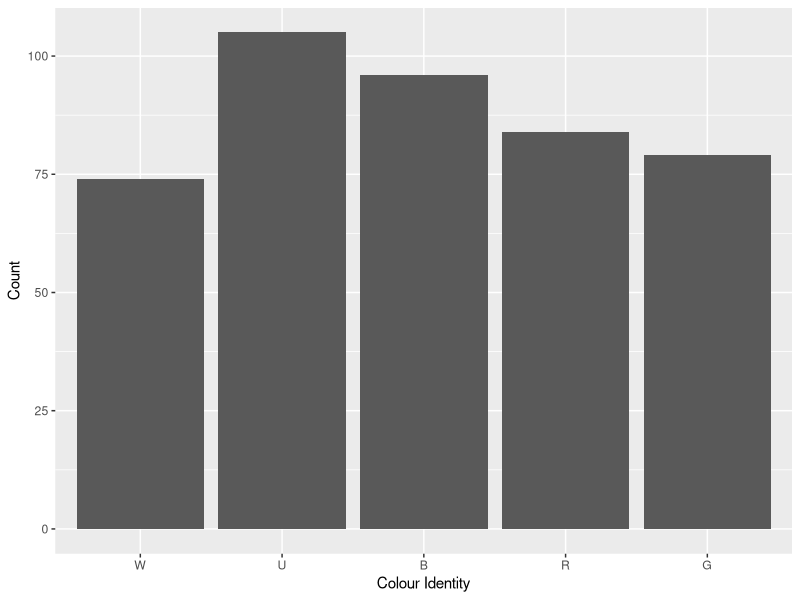
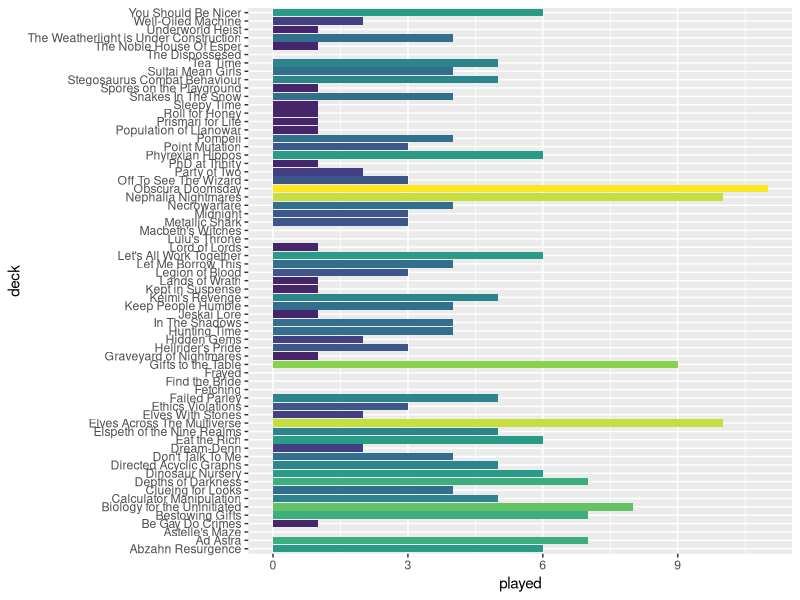
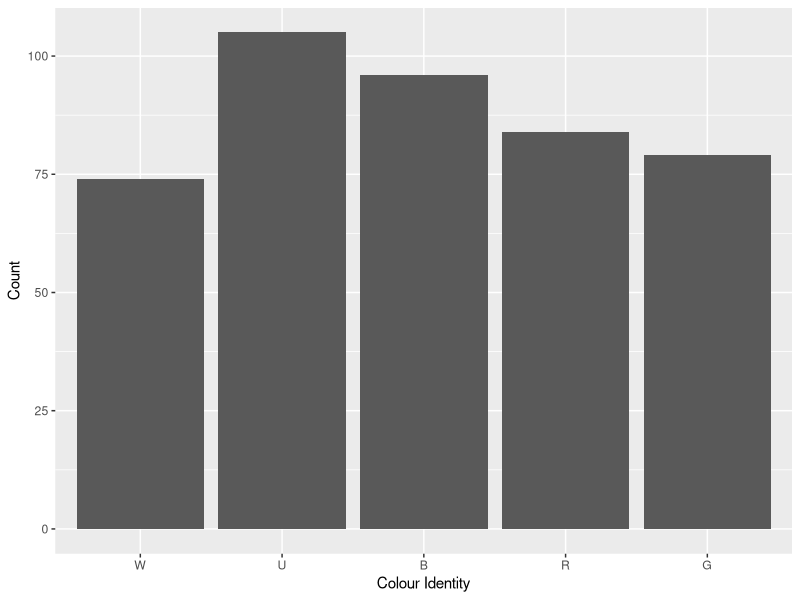
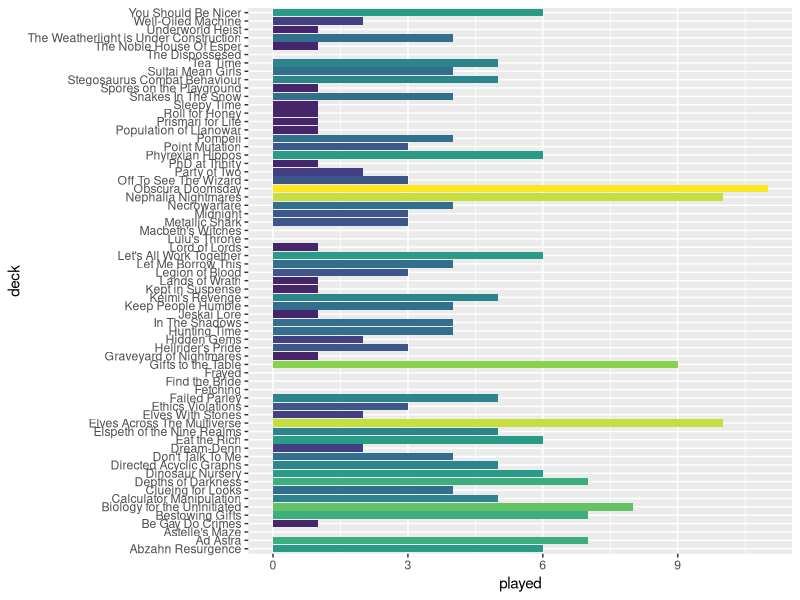

Write R code to recreate these figures, in order.
library(forcats)
library(tidyverse)
library(viridis)

decks<-data.frame(structure(list(deck=character(),commander=character(),power=factor(),played=numeric(),priority=factor(),W=logical(),U=logical(),B=logical(),R=logical(),G=logical(),artist=character())))
decks<-decks%>%#priority 7: Tournament cEDH

  add_row(deck="Metallic Shark",commander="Shabraz & Brallin",power="9",played=3,priority="7",W=F,U=T,B=T,R=T,G=F,artist="Paul Scott Canavanm,Paul Scott Canavan")%>%  
  add_row(deck="Obscura Doomsday",commander="Toluz",power="10",played=11,priority="7",W=T,U=T,B=T,R=F,G=F,artist="Donato Giancola")%>% 
  add_row(deck="Pompeii",commander="Gallia",power="9",played=4,priority="7",W=F,U=F,B=F,R=T,G=T,artist="Johannes Voss")%>% 
  add_row(deck="Sultai Mean Girls",commander="Sidisi",power="9",played=4,priority="7",W=F,U=T,B=T,R=F,G=T,artist="Karl Kopinski")%>%
  add_row(deck="The Weatherlight is Under Construction",commander="Jhoira",power="9",played=4,priority="7",W=F,U=T,B=F,R=T,G=F,artist="Lisa Heidhoff")%>%
  add_row(deck="Underworld Heist",commander="Cormela",power="9",played=1,priority="7",W=F,U=T,B=T,R=T,G=F,artist="Bram Sels")%>%# priority 6: LGS high power 
  add_row(deck="Depths of Darkness",commander="Thrasios & Reyhan",power="7",played=7,priority="6",W=F,U=T,B=T,R=F,G=T,artist="Josu Hernaiz,Chris Rallis") %>%
  add_row(deck="Nephalia Nightmares",commander="Jeleva",power="7",played=10,priority="6",W=F,U=T,B=T,R=T,G=F,artist="Cynthia Sheppard")%>% 
  # priority 5: LGS low power 
  add_row(deck="Astelle's Maze",commander="Nine-Fingers Keene",power="5",played=0,priority="5",W=F,U=T,B=T,R=F,G=T,artist="Nils Hamm")%>%
  add_row(deck="Ethics Violations",commander="Volrath",power="6",played=3,priority="5",W=F,U=T,B=T,R=F,G=T,artist="Heonhwa Choe")%>%
  add_row(deck="Failed Parley",commander="Phabine",power="5",played=5,priority="5",W=F,U=T,B=T,R=F,G=T,artist="Ryan Pancoast")%>%
  add_row(deck="Gifts to the Table",commander="Parnesse",power="6",played=9,priority="2",W=F,U=T,B=T,R=T,G=F,artist="Svetlin Velinov")%>%
  add_row(deck="Graveyard of Nightmares",commander="Beamtown Bullies",power="5",played=1,priority="5",W=F,U=F,B=T,R=T,G=T,artist="Tyler Jacobson")%>%
  add_row(deck="Hellrider's Pride",commander="Zevlor",power="5",played=3,priority="5",W=F,U=T,B=T,R=T,G=F,artist="David Rapoza")%>%
  add_row(deck="Keep People Humble",commander="Ivy",power="5",played=4,priority="5",W=F,U=T,B=F,R=F,G=T,artist="Evyn Fong") %>% 
  add_row(deck="Let Me Borrow This",commander="Yasova",power="5",played=4,priority="5",W=F,U=T,B=T,R=T,G=F,artist="Winona Nelson")%>%
  add_row(deck="Let's All Work Together",commander="Sen Triplets",power="6",played=6,priority="5",W=T,U=T,B=T,R=F,G=F,artist="Greg Staples")%>%
  add_row(deck="Party of Two",commander="Minthara",power="5",played=2,priority="5",W=T,U=F,B=T,R=F,G=F,artist="Evyn Fong")%>%
  add_row(deck="Point Mutation",commander="Otrimi",power="5",played=3,priority="5",W=T,U=T,B=F,R=F,G=T,artist="Victor Adame Minguez") %>%
  # priority 4: non-tournament cEDH 
  add_row(deck="Macbeth's Witches",commander="Jeska & Tymna",power="9",played=0,priority="4",W=T,U=F,B=T,R=T,G=F,artist="Yongjae Choi,Winona Nelson")%>% 
  add_row(deck="PhD at Trinity",commander="Marath",power="9",played=1,priority="4",W=T,U=F,B=F,R=T,G=T,artist="Tyler Jacobson")%>% 
  # priority 3: pauper 
  add_row(deck="Challenger",commander="Mr Orfeo",power="4",played=1,priority="1",W=F,U=F,B=T,R=T,G=T,artist="Daarken")%>%
  # priority 2: Casual and Proxied 
  add_row(deck="Abzahn Resurgence",commander="Daghatar",power="6",played=6,priority="2",W=T,U=F,B=T,R=F,G=T,artist="Zack Stella")%>%
  add_row(deck="Ad Astra",commander="Belbe",power="8",played=7,priority="2",W=F,U=F,B=T,R=F,G=T,artist="Igor Kieryluk")%>%
  add_row(deck="Be Gay Do Crimes",commander="Vadrik",power="5",played=1,priority="2",W=F,U=T,B=F,R=T,G=F,artist="Kieran Yanner")%>%
  add_row(deck="Bestowing Gifts",commander="Kestia",power="5",played=7,priority="2",W=F,U=T,B=F,R=F,G=T,artist="Zezhou Chen")%>%
  add_row(deck="Biology for the Uninitiated",commander="Runo",power="5",played=8,priority="2",W=F,U=T,B=T,R=F,G=F,artist="Xiaobotong")%>%  
  add_row(deck="Calculator Manipulation",commander="Obeka",power="6",played=5,priority="2",W=F,U=T,B=T,R=T,G=F,artist="Jesper Ejsing")%>% 
  add_row(deck="Clueing for Looks",commander="Amareth",power="5",played=4,priority="5",W=T,U=T,B=F,R=F,G=T,artist="Lie Setiawan")%>% 
  add_row(deck="Dinosaur Nursery",commander="Gavi",power="6",played=6,priority="2",W=T,U=T,B=F,R=T,G=F,artist="Randy Vargas")%>%  
  add_row(deck="Directed Acyclic Graphs",commander="Alesha",power="5",played=5,priority="2",W=T,U=F,B=T,R=T,G=F,artist="Winona Nelson")%>%  
  add_row(deck="Don't Talk To Me",commander="Florian",power="5",played=4,priority="2",W=F,U=F,B=T,R=T,G=F,artist="Justine Cruz")%>% 
  add_row(deck="Dream-Denn",commander="Killian with Lurrus",power="5",played=2,priority="2",W=T,U=F,B=T,R=F,G=F,artist="Ryan Pancoast,Slawomir Maniak")%>%  
  add_row(deck="Eat the Rich",commander="Silvar & Trynn",power="6",played=6,priority="2",W=T,U=F,B=T,R=T,G=F,artist="Jesper Ejsing,Jesper Ejsing")%>%
  add_row(deck="Elspeth of the Nine Realms",commander="Koll",power="7",played=5,priority="2",W=T,U=F,B=F,R=T,G=F,artist="Bram Sels")%>%  
  add_row(deck="Elves Across The Multiverse",commander="Abomination of Llanowar",power="7",played=10,priority="2",W=F,U=F,B=T,R=F,G=T,artist="Vincent Proce")%>%  
  add_row(deck="Elves With Stones",commander="Akiri & Miara",power="6",played=2,priority="2",W=T,U=F,B=T,R=T,G=F,artist="David Gaillet,Johannes Voss")%>%  
  add_row(deck="Hidden Gems",commander="Kadena",power="5",played=2,priority="2",W=F,U=T,B=T,R=F,G=T,artist="Caio Monteiro")%>%
  add_row(deck="Hunting Time",commander="Neyith",power="6",played=4,priority="2",W=F,U=F,B=F,R=T,G=T,artist="Magali Villeneuve")%>%
  add_row(deck="In The Shadows",commander="Yennett",power="5",played=4,priority="2",W=T,U=T,B=T,R=F,G=F,artist="Chris Rahn")%>%
  add_row(deck="Jeskai Lore",commander="Shu Yun",power="5",played=1,priority="2",W=T,U=T,B=F,R=T,G=F,artist="David Gaillet")%>%
  add_row(deck="Keimi's Revenge",commander="Tatsunari",power="5",played=5,priority="2",W=F,U=T,B=T,R=F,G=T,artist="Justine Cruz")%>%
  add_row(deck="Kept in Suspense",commander="Illuna",power="5",played=1,priority="2",W=F,U=T,B=F,R=T,G=T,artist="Chris Rahn")%>%
  add_row(deck="Knives Out, Yavimaya!",commander="Meria",power="5",played=1,priority="1",W=F,U=F,B=F,R=T,G=T,artist="Aurore Folny")%>%
  add_row(deck="Lands of Wrath",commander="Aurelia",power="5",played=1,priority="2",W=T,U=F,B=F,R=T,G=F,artist="Slawomir Maniak")%>%  
  add_row(deck="Legion of Blood",commander="Licia",power="6",played=3,priority="2",W=T,U=F,B=T,R=T,G=F,artist="Magali Villeneuve")%>%  
  add_row(deck="Lord of Lords",commander="Miirym",power="5",played=1,priority="2",W=F,U=T,B=F,R=T,G=T,artist="Kekai Kotaki")%>%  
  add_row(deck="Midnight",commander="Nekusar",power="5",played=3,priority="2",W=F,U=T,B=T,R=T,G=F,artist="Mark Winters")%>%
  add_row(deck="Necrowarfare",commander="Gisa and Geralf",power="5",played=4,priority="2",W=F,U=T,B=T,R=F,G=F,artist="Karla Ortiz")%>%
  add_row(deck="Off To See The Wizard",commander="Inalla",power="5",played=3,priority="2",W=F,U=T,B=T,R=T,G=F,artist="Yongjae Choi")%>%
  add_row(deck="Phyrexian Hippos",commander="Perrie with Keruga",power="6",played=6,priority="2",W=T,U=T,B=F,R=F,G=T,artist="Joshua Raphael,Dan Scott") %>%
  add_row(deck="Population of Llanowar",commander="Allenal",power="5",played=1,priority="2",W=T,U=T,B=F,R=F,G=F,artist="Carly Mazur")%>%
  add_row(deck="Prismari for Life",commander="Galazeth Prismari",power="5",played=1,priority="2",W=F,U=T,B=F,R=T,G=F,artist="Iain McCaig")%>%
  add_row(deck="Roll for Honey",commander="Xira",power="5",played=1,priority="2",W=F,U=F,B=T,R=T,G=T,artist="Mila Pesic") %>%
  add_row(deck="Snakes In The Snow",commander="Jorn",power="6",played=4,priority="2",W=F,U=T,B=T,R=F,G=T,artist="Magali Villeneuve") %>%
  add_row(deck="Spores on the Playground",commander="Tana & Keskit",power="5",played=1,priority="2",W=F,U=T,B=T,R=F,G=T,artist="Magali Villeneuve,Yongjae Choi") %>% 
  add_row(deck="Stegosaurus Combat Behaviour",commander="Kalamax",power="2",played=5,priority="2",W=F,U=T,B=F,R=T,G=T,artist="Nicholas Gregory") %>%
  add_row(deck="Tea Time",commander="Dina",power="8",played=5,priority="2",W=F,U=F,B=T,R=F,G=T,artist="Chris Rahn")%>%
  add_row(deck="The Noble House Of Esper",commander="Sydri",power="5",played=1,priority="2",W=T,U=T,B=T,R=F,G=F,artist="Therese Nielsen")%>%
  add_row(deck="Weather The Storm",commander="Trelasarra",power="5",played=0,priority="1",W=T,U=F,B=F,R=F,G=T,artist="Kieran Yanner")%>%
  add_row(deck="You Should Be Nicer",commander="Atla",power="6",played=6,priority="2",W=T,U=F,B=F,R=T,G=T,artist="Ekaterina Burmak")%>%  #priority 1: unsleeved and unfinished
  add_row(deck="Allies of the Realm",commander="Bruse & Thrasios",power="5",played=0,priority="1",W=T,U=T,B=F,R=T,G=T,artist="Anthony Palumbo,Josu Hernaiz")%>%
  add_row(deck="Amphibian Hugs",commander="Gor Muldrak",power="5",played=0,priority="1",W=F,U=T,B=F,R=F,G=T,artist="Steven Belledin")%>%
  add_row(deck="And They Were Roommates!",commander="Halana and Alena",power="5",played=0,priority="1",W=F,U=F,B=F,R=T,G=T,artist="Jason Rainville")%>%
  add_row(deck="At War",commander="Anax and Cymede",power="5",played=0,priority="1",W=T,U=F,B=F,R=T,G=F,artist="Willian Murai")%>%
  add_row(deck="Baby Bears",commander="Ruxa",power="5",played=0,priority="1",W=F,U=F,B=F,R=F,G=T,artist="Ilse Gort")%>%
  add_row(deck="Backstreet's Back",commander="Alena & Ravos",power="5",played=0,priority="1",W=T,U=F,B=T,R=T,G=F,artist="Zoltan Boros,Carmen Sinek")%>%
  add_row(deck="Bad Girl",commander="Auntie Blyte",power="5",played=0,priority="1",W=F,U=F,B=F,R=T,G=F,artist="Tatiana Kirgetova")%>%
  add_row(deck="Bad Vibes",commander="Mishra",power="5",played=0,priority="1",W=F,U=T,B=T,R=T,G=F,artist="Randy Vargas")%>%
  add_row(deck="Biggest Butts",commander="Sidar & Tevesh",power="6",played=0,priority="1",W=T,U=F,B=T,R=F,G=T,artist="Ryan Alexander Lee,Livia Prima")%>%
  add_row(deck="Bi Disasters",commander="Kamber & Laurine",power="5",played=0,priority="1",W=F,U=F,B=T,R=T,G=F,artist="Andrey Kuzinskiy,Andrey Kuzinskiy")%>%
  add_row(deck="Burnt Eart",commander="Erinis",power="5",played=0,priority="1",W=F,U=F,B=F,R=T,G=T,artist="Ioannis Fiore")%>%
  add_row(deck="Champion",commander="Mr. Orfeo",power="5",played=0,priority="1",W=F,U=F,B=T,R=T,G=T,artist="Justin Hernandez & Alexis Hernandez")%>%
  add_row(deck="Chaos for Everybody",commander="Sol'kanar",power="4",played=0,priority="1",W=F,U=T,B=T,R=T,G=F,artist="Richard Kane Ferguson")%>% 
  add_row(deck="Cloudy",commander="Vadrok",power="5",played=0,priority="1",W=T,U=T,B=F,R=T,G=F,artist="Jedruszek")%>% 
  add_row(deck="Collector's Edition",commander="Pharika",power="5",played=0,priority="1",W=F,U=F,B=T,R=F,G=T,artist="Jason A. Engle")%>% 
  add_row(deck="Council In Session",commander="Tivit",power="6",played=0,priority="1",W=T,U=T,B=T,R=F,G=F,artist="Chris Rahn")%>% 
  add_row(deck="Cull The Unworthy",commander="Tasigur",power="5",played=0,priority="1",W=F,U=T,B=T,R=F,G=T,artist="Chris Rahn")%>% 
  add_row(deck="Cursed Gold",commander="Lynde",power="4",played=0,priority="1",W=F,U=T,B=F,R=T,G=F,artist="Anna Steinbauer")%>%  
  add_row(deck="Dawnheart Graveyard",commander="Kathilda",power="5",played=0,priority="1",W=T,U=F,B=F,R=F,G=T,artist="Byran Sola")%>%
  add_row(deck="Defending Fblthp",commander="Fblthp",power="4",played=0,priority="1",W=F,U=T,B=F,R=F,G=F,artist="Jesper Ejsing")%>%
  add_row(deck="Descend into Madness",commander="Anhelo",power="4",played=0,priority="1",W=F,U=T,B=T,R=T,G=F,artist="Aurore Folny")%>%
  add_row(deck="Destiny & Chicken",commander="Khorvath & Sylvia",power="5",played=0,priority="1",W=T,U=F,B=F,R=T,G=F,artist="Carmen Sinek,Carmen Sinek")%>%
  add_row(deck="Distinguished Lesbians",commander="Beckett-Brass",power="5",played=0,priority="1",W=F,U=T,B=T,R=T,G=F,artist="Jason Rainville")%>%
  add_row(deck="Dominarian Waters",commander="Raff",power="5",played=0,priority="1",W=T,U=T,B=F,R=F,G=F,artist="Ivan Shavrin")%>% 
  add_row(deck="Doomsday Experiment",commander="Jan",power="9",played=0,priority="1",W=T,U=F,B=T,R=T,G=F,artist="Vladimir Krisetskiy")%>%
  add_row(deck="Doves & Peace",commander="Lavinia",power="9",played=0,priority="1",W=T,U=T,B=F,R=F,G=F,artist="Steven Belledin")%>% 
  add_row(deck="Drakes of Shandalar",commander="Alandra",power="5",played=0,priority="1",W=F,U=T,B=F,R=F,G=F,artist="Caroline Gariba")%>% 
  add_row(deck="Dynaheir's Honour Guard",commander="Dynaheir with Zira",power="5",played=0,priority="1",W=T,U=T,B=F,R=T,G=F,artist="Caroline Gariba,Jesper Ejsing")%>%   
  add_row(deck="Elven Garden",commander="Kianne",power="5",played=0,priority="1",W=F,U=T,B=F,R=F,G=T,artist="Ryan Pancoast")%>% 
  add_row(deck="Elvish Scavengers",commander="Nath",power="5",played=0,priority="1",W=F,U=F,B=T,R=F,G=T,artist="Kev Walker")%>% 
  add_row(deck="Exalted Glimpses",commander="Ayesha",power="5",played=0,priority="1",W=T,U=T,B=F,R=F,G=F,artist="Aurore Folny")%>%  
  add_row(deck="Exiled to Grixis",commander="Sedris",power="5",played=0,priority="1",W=F,U=T,B=T,R=T,G=F,artist="Ian Miller")%>%   
  add_row(deck="Faceless Weapons",commander="Vhal & Faceless One",power="5",played=0,priority="1",W=F,U=T,B=F,R=T,G=F,artist="David Gaillet,Gaboleps")%>% 
  add_row(deck="Fairytale Beast",commander="Uril",power="5",played=0,priority="1",W=F,U=T,B=T,R=F,G=T,artist="Jaime Jones")%>%
  add_row(deck="Field Ecology",commander="Lonis",power="6",played=0,priority="1",W=F,U=T,B=F,R=F,G=T,artist="Andrew Mar")%>%
  add_row(deck="Forest Awaken",commander="Anthousa",power="5",played=0,priority="1",W=F,U=F,B=F,R=F,G=T,artist="Howard Lyon")%>%
  add_row(deck="Friendship is Magic",commander="Tolsimir",power="5",played=0,priority="1",W=T,U=F,B=F,R=F,G=T,artist="Ryan Pancoast")%>%
  add_row(deck="Gaslight, Gatekeep, Girlboss",commander="Queen Marchesa",power="5",played=0,priority="1",W=T,U=F,B=T,R=T,G=F,artist="Peter Diamond")%>%
  add_row(deck="Gender is a Construct",commander="Alharu & Silas",power="5",played=0,priority="1",W=T,U=T,B=T,R=F,G=F,artist="Chris Rallis,Joseph Meehan")%>%
  add_row(deck="Giving Goats Away",commander="Zedruu",power="5",played=0,priority="1",W=T,U=T,B=F,R=T,G=F,artist="Mark Zug")%>%
  add_row(deck="Golem Zoology",commander="Ich-Tekik & Silas",power="5",played=0,priority="1",W=F,U=T,B=T,R=F,G=T, artist="Aleksi Briclot,Joseph Meehan")%>%
  add_row(deck="Gorm just wants to be held",commander="Virtus & Gorm",power="5",played=0,priority="1",W=F,U=F,B=T,R=F,G=T,artist="Johann Bodin,Johann Bodin")%>%
  add_row(deck="Graveyard Loops",commander="Varolz",power="5",played=0,priority="1",W=F,U=F,B=T,R=F,G=T,artist="Adam Paquette")%>%
  add_row(deck="Here Be Dragons",commander="Kykar",power="5",played=0,priority="1",W=T,U=T,B=F,R=T,G=F,artist="G-host Lee")%>%
  add_row(deck="Hush Now",commander="Kels",power="5",played=0,priority="1",W=F,U=T,B=T,R=F,G=F,artist="Magali Villeneuve")%>%
  add_row(deck="Hybrid Zone Ascendancy",commander="Rocco",power="5",played=0,priority="1",W=T,U=F,B=F,R=T,G=T,artist="Alix Branwyn")%>%
  add_row(deck="Illusions of Grandeur",commander="Tuvasa",power="5",played=0,priority="1",W=T,U=T,B=F,R=F,G=T,artist="Eric Deschamps")%>%
  add_row(deck="In a Flash",commander="Nymris",power="5",played=0,priority="1",W=F,U=T,B=T,R=F,G=F,artist="Johannes Voss")%>%
  add_row(deck="Itsy Bitsy Graveyard",commander="Ishkanah",power="5",played=0,priority="1",W=F,U=F,B=T,R=F,G=T,artist="Christine Choi")%>%
  add_row(deck="Jasmine Reads Adventures",commander="Jasmine",power="5",played=0,priority="1",W=T,U=F,B=F,R=F,G=T,artist="Bastien L. Deharme")%>%

  add_row(deck="Kithkin War",commander="Vikya",power="5",played=0,priority="1",W=T,U=F,B=F,R=T,G=F,artist="Zoltan Boros")%>%
  add_row(deck="Knights of the Shire",commander="Mazzy",power="5",played=0,priority="1",W=T,U=F,B=F,R=T,G=T,artist="Justyna Dura")%>%
  add_row(deck="Just a Glimpse",commander="Kenessos",power="5",played=0,priority="1",W=F,U=T,B=F,R=F,G=T,artist="Joshua Raphael")%>%
  add_row(deck="Leave Me Alone",commander="Xantcha",power="5",played=0,priority="1",W=F,U=F,B=T,R=T,G=0,artist="Mark Winters")%>%  
  add_row(deck="Maelstorm Angels",commander="Jenson",power="5",played=0,priority="1",W=T,U=T,B=T,R=T,G=T,artist="Livia Prima")%>%
  add_row(deck="Marine Genomics",commander="Damia",power="5",played=0,priority="1",W=F,U=T,B=T,R=F,G=T,artist="Steve Argyle")%>%
  add_row(deck="Midnight",commander="Nekusar",power="5",played=0,priority="1",W=T,U=T,B=T,R=T,G=F,artist="Mark Winters")%>%
  add_row(deck="Misery Business",commander="Queza",power="5",played=0,priority="1",W=T,U=T,B=T,R=F,G=F,artist="Julie Dillon")%>%
  add_row(deck="Necromancy in the Kitchen",commander="Colfenor",power="5",played=0,priority="1",W=F,U=T,B=T,R=F,G=T,artist="Filip Burburan")%>%
  add_row(deck="News of the Day",commander="Denry Klin",power="5",played=0,priority="1",W=T,U=T,B=F,R=F,G=F,artist="Aaron J. Riley")%>%
  add_row(deck="No Waking Up",commander="Nethroi with Kaheera",power="5",played=0,priority="1",W=T,U=F,B=T,R=F,G=T, artist="Slawomir Maniak,Ryan Pancoast")%>%
  add_row(deck="No, You Don't",commander="Merieke",power="5",played=0,priority="1",W=T,U=T,B=T,R=F,G=F,artist="Heather Hudson")%>%
  add_row(deck="Over The Hills",commander="Rubinia",power="5",played=0,priority="1",W=T,U=T,B=F,R=F,G=T,artist="Cynthia Sheppard")%>%
  add_row(deck="Painting Elves",commander="Kalain",power="5",played=0,priority="1",W=F,U=F,B=T,R=T,G=F,artist="Justine Cruz")%>%
  add_row(deck="Palaeovirology",commander="Mimeoplasm",power="5",played=0,priority="1",W=F,U=T,B=T,R=F,G=T,artist="Svetlin Velinov")%>%
  add_row(deck="Peace Amongst Dragons",commander="Phenax",power="5",played=0,priority="1",W=F,U=T,B=F,R=F,G=F,artist="Ryan Barger")%>%
  add_row(deck="Pillaging Ghosts",commander="Ramirez",power="5",played=0,priority="1",W=T,U=T,B=F,R=F,G=F,artist="Anna Steinbauer")%>%
  add_row(deck="Playing in the Snow",commander="Isu",power="5",played=0,priority="1",W=T,U=T,B=F,R=F,G=T,artist="Victor Adame Minguez")%>%
  add_row(deck="Poor Little Goblins",commander="Gut",power="4",played=0,priority="1",W=F,U=F,B=T,R=T,G=F,artist="Wayne Reynolds")%>% 
  add_row(deck="Pot of Honey",commander="Wilson & Feywild Visitor",power="5",played=0,priority="1",W=T,U=T,B=F,R=F,G=F,artist="Ilse Gort,Johann Bodin")%>%
  add_row(deck="Pride was a Riot",commander="Kynaios & Tiro",power="5",played=0,priority="1",W=T,U=T,B=F,R=T,G=T,artist="Willian Murai")%>%
  add_row(deck="Pyramid of Zombies",commander="Temmet",power="5",played=0,priority="1",W=T,U=T,B=F,R=F,G=F,artist="Anna Steinbauer")%>%
  add_row(deck="Release the Gremlins",commander="Wasitora",power="5",played=0,priority="1",W=F,U=F,B=T,R=T,G=T,artist="Cynthia Sheppard") %>%
  add_row(deck="Remember, Remember",commander="Geist of Saint Traft",power="5",played=0,priority="1",W=F,U=T,B=T,R=F,G=T,artist="Igor Kieryluk") %>%
  add_row(deck="Remember the Fallen",commander="Rayami",power="5",played=0,priority="1",W=F,U=T,B=T,R=F,G=T,artist="Kieran Yanner") %>%
  add_row(deck="Responsible Fieldwork",commander="Quintorius",power="5",played=0,priority="1",W=T,U=F,B=F,R=T,G=F,artist="Bryan Sola")%>%
  add_row(deck="Return from the Deep",commander="Vohar",power="5",played=0,priority="1",W=F,U=T,B=T,R=F,G=F,artist="Nino Vecia") %>%
  add_row(deck="Rogues in the Night",commander="Krydle",power="5",played=0,priority="1",W=F,U=T,B=F,R=F,G=F,artist="Bryan Sola")%>%
  add_row(deck="Royal Snowball",commander="Queen Marchesa",power="8",played=0,priority="1",W=T,U=F,B=T,R=T,G=F,artist="Kieran Yanner")%>%
  add_row(deck="Runic Lore",commander="Gretchen",power="9",played=0,priority="1",W=F,U=T,B=F,R=T,G=T,artist="Mila Pesic")%>%
  add_row(deck="Sands of the Forgotten",commander="Hazezon",power="5",played=0,priority="1",W=T,U=F,B=F,R=T,G=T,artist="Bryan Sola") %>%
  add_row(deck="Searching...",commander="Etrata",power="5",played=0,priority="1",W=F,U=T,B=F,R=F,G=F,artist="Bastien L. Deharme")%>%
  add_row(deck="Second Breakfast",commander="Piru",power="5",played=0,priority="1",W=T,U=F,B=T,R=T,G=F,artist="Greg Staples") %>%
  add_row(deck="Shattergang Revenge",commander="Shattergang",power="6",played=0,priority="1",W=F,U=F,B=T,R=T,G=T,artist="Kev Walker")%>%
  add_row(deck="Shrines to the Death",commander="Ghen",power="6",played=0,priority="1",W=T,U=F,B=T,R=T,G=F,artist="Kieran Yanner")%>%
  add_row(deck="Sleepy Time",commander="Timin & Rhoda",power="5",played=1,priority="0",W=T,U=T,B=F,R=F,G=F,artist="Randy Vargas,Randy Vargas")%>%
  add_row(deck="Solve for X",commander="Zaxara",power="5",played=0,priority="1",W=F,U=T,B=T,R=F,G=T,artist="Simon Dominic") %>%
  add_row(deck="Stromkirk Vampires",commander="Evelyn",power="5",played=0,priority="1",W=F,U=T,B=T,R=T,G=F,artist="Marta Nael") %>%
  add_row(deck="The Ashnod Institute for Myr Research",commander="Ashnod",power="5",played=0,priority="1",W=F,U=T,B=T,R=T,G=F,artist="Kieran Yanner")%>%
  add_row(deck="The Stacl is Your Wonderland",commander="Neera",power="5",played=0,priority="1",W=F,U=T,B=F,R=T,G=F,artist="Pauline Voss")%>%
  add_row(deck="The Saga of Abdel",commander="Abdel & Cloakwood Hermit",power="5",played=0,priority="1",W=T,U=F,B=F,R=F,G=T,artist="Karl Kopinski,Karl Kopinski")%>%  
  add_row(deck="There Can Only Be One Guardian",commander="Ghave",power="5",played=0,priority="1",W=T,U=F,B=T,R=F,G=T,artist="James Paick")%>%  
  add_row(deck="Tron Union",commander="Self-Assembler",power="5",played=0,priority="1",W=F,U=F,B=F,R=F,G=F,artist="Toraji")%>%  
  add_row(deck="True Love",commander="Regna & Krav",power="5",played=0,priority="1",W=T,U=F,B=T,R=F,G=F,artist="Randy Vargas,Randy Vargas")%>%  
  add_row(deck="Trust the Process",commander="Ukkima & Cazur",power="9",played=0,priority="1",W=F,U=T,B=T,R=F,G=T,artist="Daarken,Daarken")%>%
  add_row(deck="The Secret Life of Hell",commander="Raphael",power="5",played=0,priority="1",W=F,U=F,B=T,R=T,G=F,artist="Livia Prima")%>%  
  add_row(deck="Undercity Expedition",commander="Tocasia",power="5",played=0,priority="1",W=T,U=T,B=F,R=F,G=T,artist="Lie Setiawan")%>%  
  add_row(deck="Unspeakable Horrors",commander="Kodama & Ghost of Ramirez",power="5",played=0,priority="1",W=F,U=T,B=F,R=F,G=T,artist="Daarken,Grzegorz Rutkowski")%>%  
  add_row(deck="Welcome to the Circus",commander="Magar",power="5",played=0,priority="1",W=F,U=F,B=T,R=T,G=F,artist="Tomek Larek")%>%
  add_row(deck="Where Are My Lesbians?",commander="Ikra & Kydele ",power="5",played=0,priority="1",W=F,U=T,B=T,R=F,G=T,artist="Josu Hernaiz,Bastien L. Deharme")%>%
  add_row(deck="Wizards of the Land",commander="Zimone",power="5",played=0,priority="1",W=F,U=T,B=F,R=F,G=T,artist="Ryan Pancoast")%>%
  add_row(deck="Women in STEM",commander="Sophina & Cecily",power="5",played=0,priority="1",W=T,U=T,B=T,R=T,G=F,artist="Bartek Fedyczak,Anastasia Balakchina")%>%
  add_row(deck="You're Gonna Need Some Secularism",commander="Sarevok with Noble Heritage0",power="5",played=0,priority="1",W=T,U=F,B=T,R=F,G=F,artist="Ben Hill,Dallas Williams")%>%# priority: 0 no buying cards for this (proxy free)
  add_row(deck="Fetching",commander="Pako & Haldane",power="5",played=0,priority="0",W=F,U=T,B=F,R=T,G=T,artist="Manuel Castañón,Manuel Castañón")%>%
  add_row(deck="Find the Bride",commander="Korvold",power="5",played=0,priority="0",W=F,U=F,B=T,R=T,G=T,artist="Wisnu Tan")%>%
  add_row(deck="Frayed",commander="Eruth",power="5",played=0,priority="0",W=F,U=T,B=F,R=T,G=F,artist="Paul Jackson")%>%
  add_row(deck="Lulu's Throne",commander="Lulu & Feywild Visitor",power="5",played=0,priority="0",W=T,U=T,B=F,R=F,G=0,artist="Jakob Eirich,Johann Bodin")%>%
  add_row(deck="The Dispossesed",commander="Meren",power="5",played=0,priority="0",W=T,U=T,B=T,R=T,G=F,artist="Mark Winters")%>%
  add_row(deck="Top of the World",commander="Elsha of the Inifinte",power="5",played=0,priority="1",W=T,U=T,B=F,R=T,G=F,artist="G-host Lee")%>%
  add_row(deck="Well-Oiled Machine",commander="Rona",power="5",played=2,priority="0",W=F,U=T,B=T,R=F,G=F,artist="Ryan Alexander Lee")%>%# priority: NA retired 
add_row(deck="Hot Girl Summer",commander="Jeska & Tymna",power="9",played=12,priority=NA,W=T,U=F,B=T,R=T,G=F,artist="Yongjae Choi,Winona Nelson")

decks%>%filter(W==T & B==T & R==T)
# colour distibution
W<-decks%>%filter(W==T)%>%count()%>%pull(n)
U<-decks%>%filter(U==T)%>%count()%>%pull(n)
B<-decks%>%filter(B==T)%>%count()%>%pull(n)
R<-decks%>%filter(R==T)%>%count()%>%pull(n)
G<-decks%>%filter(G==T)%>%count()%>%pull(n)
colour<-c(W,U,B,R,G)
identity<-c("W","U","B","R","G")
colours<-cbind(colour,identity)
colours<-as.data.frame(colours)
colours<-colours%>%mutate(colour=as.numeric(colour))
col<-colours%>%ggplot(aes(x=fct_inorder(identity),colour))+
          geom_bar(stat="identity")+
          xlab("Colour Identity")+
          ylab("Count")
col 
ggsave("col.png")

#deck stats 
games<-decks%>%filter(priority!="1"&!is.na(priority))%>%ggplot(aes(played,deck,fill=played))+
        geom_bar(stat="identity")+
        scale_fill_viridis_c()+
        theme(legend.position="none")
games
ggsave(filename ="played.png",width=3000,height =2255, dpi=300,units="px",device='png')
head(decks)
# powerlevel
decks%>%filter(priority!="0")%>%group_by(power)%>%count()
# playable decks
decks%>%filter(priority!="1"&!is.na(priority))%>%count()

buildme<-decks%>%filter(priority=="1")
buildme%>%pull(commander)
# wishlist (This is currently a little behind)

proxies<- as.data.frame(read.csv("proxies.csv",header=T))
proxies%>%dplyr::filter(str_detect(Decks,"Atla Palani"))%>%pull(Card)# example looking for cards I need to Atla 

artists<-decks%>%separate_rows(artist,sep=',')%>%group_by(artist)%>%summarise(n=n())%>%arrange(desc(n))
artists
decks%>%dplyr::filter(str_detect(artist,"Jesper Ejsing"))%>%arrange(commander)%>%pull(commander)

# filter by colour
decks%>%dplyr::filter(B==T)%>%pull(commander)
